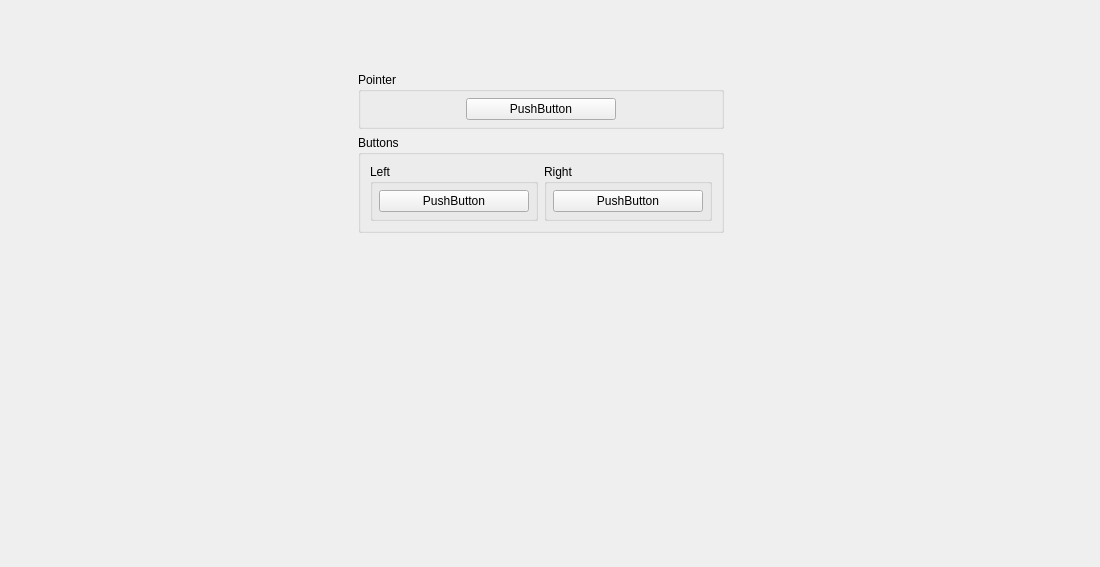
<?xml version="1.0" encoding="UTF-8"?>
<ui version="4.0">
 <class>ControllerBindingWidget_Mouse</class>
 <widget class="QWidget" name="ControllerBindingWidget_Mouse">
  <property name="geometry">
   <rect>
    <x>0</x>
    <y>0</y>
    <width>1100</width>
    <height>567</height>
   </rect>
  </property>
  <property name="sizePolicy">
   <sizepolicy hsizetype="Fixed" vsizetype="Fixed">
    <horstretch>0</horstretch>
    <verstretch>0</verstretch>
   </sizepolicy>
  </property>
  <property name="minimumSize">
   <size>
    <width>1100</width>
    <height>500</height>
   </size>
  </property>
  <property name="maximumSize">
   <size>
    <width>16777215</width>
    <height>16777210</height>
   </size>
  </property>
  <layout class="QGridLayout" name="gridLayout">
   <item row="1" column="5">
    <spacer name="horizontalSpacer">
     <property name="orientation">
      <enum>Qt::Orientation::Horizontal</enum>
     </property>
     <property name="sizeHint" stdset="0">
      <size>
       <width>40</width>
       <height>20</height>
      </size>
     </property>
    </spacer>
   </item>
   <item row="1" column="0">
    <spacer name="horizontalSpacer_2">
     <property name="orientation">
      <enum>Qt::Orientation::Horizontal</enum>
     </property>
     <property name="sizeHint" stdset="0">
      <size>
       <width>40</width>
       <height>20</height>
      </size>
     </property>
    </spacer>
   </item>
   <item row="0" column="2" rowspan="2" colspan="2">
    <widget class="QLabel" name="label">
     <property name="sizePolicy">
      <sizepolicy hsizetype="Fixed" vsizetype="Fixed">
       <horstretch>0</horstretch>
       <verstretch>0</verstretch>
      </sizepolicy>
     </property>
     <property name="text">
      <string/>
     </property>
     <property name="pixmap">
      <pixmap resource="resources/pokketsx-qt.qrc">:/controllers/mouse.svg</pixmap>
     </property>
     <property name="scaledContents">
      <bool>false</bool>
     </property>
    </widget>
   </item>
   <item row="2" column="0" colspan="6">
    <spacer name="verticalSpacer_5">
     <property name="orientation">
      <enum>Qt::Orientation::Vertical</enum>
     </property>
     <property name="sizeHint" stdset="0">
      <size>
       <width>20</width>
       <height>40</height>
      </size>
     </property>
    </spacer>
   </item>
   <item row="1" column="1">
    <layout class="QVBoxLayout" name="verticalLayout_2">
     <item>
      <spacer name="verticalSpacer_3">
       <property name="orientation">
        <enum>Qt::Orientation::Vertical</enum>
       </property>
       <property name="sizeHint" stdset="0">
        <size>
         <width>20</width>
         <height>40</height>
        </size>
       </property>
      </spacer>
     </item>
     <item>
      <layout class="QVBoxLayout" name="verticalLayout">
       <item>
        <widget class="QGroupBox" name="groupBox_7">
         <property name="title">
          <string>Pointer</string>
         </property>
         <layout class="QGridLayout" name="gridLayout_11">
          <property name="leftMargin">
           <number>6</number>
          </property>
          <property name="topMargin">
           <number>6</number>
          </property>
          <property name="rightMargin">
           <number>6</number>
          </property>
          <property name="bottomMargin">
           <number>6</number>
          </property>
          <item row="0" column="0">
           <widget class="InputBindingWidget" name="Pointer">
            <property name="minimumSize">
             <size>
              <width>150</width>
              <height>0</height>
             </size>
            </property>
            <property name="maximumSize">
             <size>
              <width>150</width>
              <height>16777215</height>
             </size>
            </property>
            <property name="text">
             <string>PushButton</string>
            </property>
           </widget>
          </item>
         </layout>
        </widget>
       </item>
      </layout>
     </item>
     <item>
      <widget class="QGroupBox" name="groupBox">
       <property name="sizePolicy">
        <sizepolicy hsizetype="Preferred" vsizetype="Preferred">
         <horstretch>0</horstretch>
         <verstretch>0</verstretch>
        </sizepolicy>
       </property>
       <property name="minimumSize">
        <size>
         <width>0</width>
         <height>0</height>
        </size>
       </property>
       <property name="title">
        <string>Buttons</string>
       </property>
       <layout class="QGridLayout" name="gridLayout_5">
        <item row="1" column="0" colspan="2">
         <widget class="QGroupBox" name="groupBox_3">
          <property name="title">
           <string>Left</string>
          </property>
          <layout class="QGridLayout" name="gridLayout_2">
           <property name="leftMargin">
            <number>6</number>
           </property>
           <property name="topMargin">
            <number>6</number>
           </property>
           <property name="rightMargin">
            <number>6</number>
           </property>
           <property name="bottomMargin">
            <number>6</number>
           </property>
           <item row="0" column="0">
            <widget class="InputBindingWidget" name="Left">
             <property name="minimumSize">
              <size>
               <width>150</width>
               <height>0</height>
              </size>
             </property>
             <property name="maximumSize">
              <size>
               <width>100</width>
               <height>16777215</height>
              </size>
             </property>
             <property name="text">
              <string>PushButton</string>
             </property>
            </widget>
           </item>
          </layout>
         </widget>
        </item>
        <item row="1" column="2" colspan="2">
         <widget class="QGroupBox" name="groupBox_4">
          <property name="title">
           <string>Right</string>
          </property>
          <layout class="QGridLayout" name="gridLayout_3">
           <property name="leftMargin">
            <number>6</number>
           </property>
           <property name="topMargin">
            <number>6</number>
           </property>
           <property name="rightMargin">
            <number>6</number>
           </property>
           <property name="bottomMargin">
            <number>6</number>
           </property>
           <item row="0" column="0">
            <widget class="InputBindingWidget" name="Right">
             <property name="minimumSize">
              <size>
               <width>150</width>
               <height>0</height>
              </size>
             </property>
             <property name="maximumSize">
              <size>
               <width>100</width>
               <height>16777215</height>
              </size>
             </property>
             <property name="text">
              <string>PushButton</string>
             </property>
            </widget>
           </item>
          </layout>
         </widget>
        </item>
       </layout>
      </widget>
     </item>
     <item>
      <spacer name="verticalSpacer_4">
       <property name="orientation">
        <enum>Qt::Orientation::Vertical</enum>
       </property>
       <property name="sizeHint" stdset="0">
        <size>
         <width>20</width>
         <height>40</height>
        </size>
       </property>
      </spacer>
     </item>
    </layout>
   </item>
  </layout>
 </widget>
 <customwidgets>
  <customwidget>
   <class>InputBindingWidget</class>
   <extends>QPushButton</extends>
   <header>inputbindingwidgets.h</header>
  </customwidget>
 </customwidgets>
 <resources>
  <include location="resources/pokketsx-qt.qrc"/>
  <include location="resources/pokketsx-qt.qrc"/>
 </resources>
 <connections/>
</ui>
